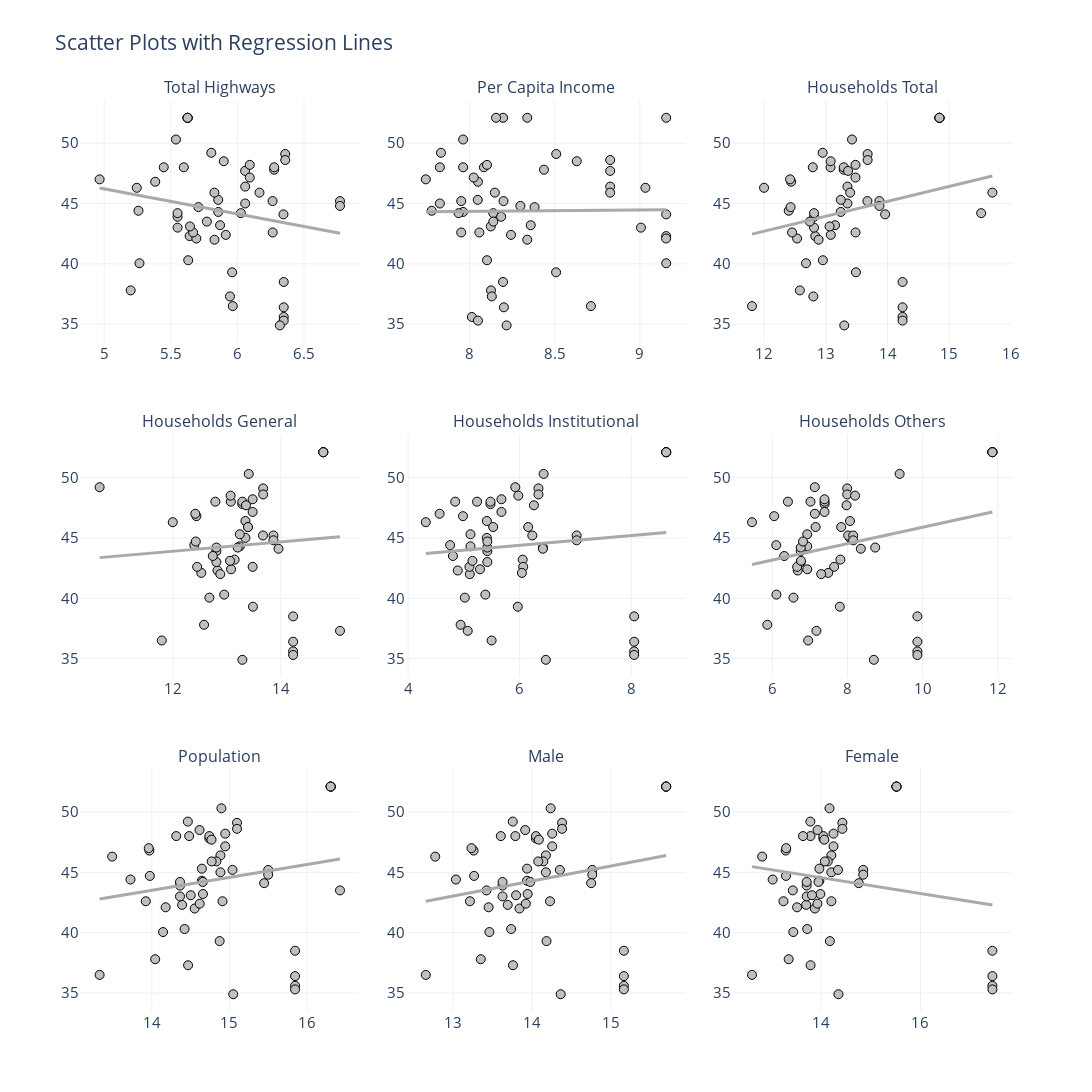

Notebook code for this chart:
### Code cell
from plotly.subplots import make_subplots

rows, cols = 3, 3

# Create subplots
fig = make_subplots(rows=rows, cols=cols, subplot_titles=road_and_household_data_selected_columns,
                    horizontal_spacing=0.05,  # Reduce horizontal spacing
                    vertical_spacing=0.1)

# Loop through each column and add scatter plots
for i, col in enumerate(road_and_household_data_selected_columns):
    # print("i ",i,col)
    row = i // cols + 1
    col_num = i % cols + 1

    # Create scatter plot with regression line
    scatter_fig = px.scatter(
        # x=road_and_household_data[col],
        x=road_and_household_data_log_transformed[col],
        y=average_reading,
        trendline="ols",
        labels={col: col, "y": "Average Reading"},
        title=f"{col} vs Average Reading"
    )

    scatter_fig.update_traces(
        marker=dict(
            color='silver',  # White fill for the markers
            line=dict(
                color='black',  # Black border for the markers
                width=1  # Width of the border line
            ),
            size=9  # Increase marker size (you can adjust this value as needed)

        )
    )

    scatter_fig.update_traces(
        line=dict(
            color='darkgrey',  # Set the trendline color to dark blue (or any other color)
            width=3  # Increase the width of the trendline
        ),
        selector=dict(mode='lines')  # Ensure the trendline settings are applied
    )

    # Add traces to the subplots
    for trace in scatter_fig['data']:
        # print(row,col_num)
        fig.add_trace(trace, row=row, col=col_num)

# Update layout
fig.update_layout(
    title="Scatter Plots with Regression Lines",
    height=1200, width=1200,
    showlegend=False,
    template='plotly_white',
    font_size = 15
)

# Show plot
fig.show()

### Figure 1 — Plotly figure (JSON) as saved in the notebook; plotly's stock layout.template omitted (floating-point values rounded to 4 significant figures)
{"data": [{"hovertemplate": "x=%{x}<br>Average Reading=%{y}<extra></extra>", "legendgroup": "", "marker": {"color": "silver", "line": {"color": "black", "width": 1}, "size": 9, "symbol": "circle"}, "mode": "markers", "name": "", "orientation": "v", "showlegend": false, "type": "scatter", "x": [5.626, 5.626, 5.626, 5.626, 5.87, 6.059, 6.059, 5.642, 6.264, 6.348, 6.348, 6.348, 6.348, 6.771, 6.771, 6.265, 5.804, 5.692, 5.828, 6.277, 6.277, 5.856, 5.856, 5.828, 5.257, 5.966, 6.026, 5.598, 5.551, 5.551, 5.551, 5.199, 5.383, 5.944, 6.346, 6.359, 6.359, 5.245, 5.539, 5.898, 5.447, 5.913, 4.966, 6.166, 5.668, 6.058, 5.961, 5.631, 5.644, 6.093, 6.093, 5.771, 6.319, 5.265, 5.707], "xaxis": "x", "y": [52.1, 52.1, 52.1, 52.1, 43.2, 46.4, 45.0, 42.3, 45.2, 36.4, 35.6, 38.5, 35.3, 45.2, 44.8, 42.6, 49.2, 42.1, 42.0, 47.8, 48.0, 44.3, 45.3, 45.9, 44.4, 36.5, 44.2, 48.0, 43.0, 43.9, 44.2, 37.8, 46.8, 37.3, 44.1, 49.1, 48.6, 46.3, 50.3, 48.5, 48.0, 42.4, 47.0, 45.9, 42.6, 47.7, 39.3, 40.3, 43.1, 48.2, 47.15, 43.5, 34.9, 40.05, 44.7], "yaxis": "y"}, {"hovertemplate": "<b>OLS trendline</b><br>y = -2.07679 * x + 56.6023<br>R<sup>2</sup>=0.033482<br><br>x=%{x}<br>Average Reading=%{y} <b>(trend)</b><extra></extra>", "legendgroup": "", "line": {"color": "darkgrey", "width": 3}, "marker": {"color": "silver", "line": {"color": "black", "width": 1}, "size": 9, "symbol": "circle"}, "mode": "lines", "name": "", "showlegend": false, "type": "scatter", "x": [4.966, 5.199, 5.245, 5.257, 5.265, 5.383, 5.447, 5.539, 5.551, 5.551, 5.551, 5.598, 5.626, 5.626, 5.626, 5.626, 5.631, 5.642, 5.644, 5.668, 5.692, 5.707, 5.771, 5.804, 5.828, 5.828, 5.856, 5.856, 5.87, 5.898, 5.913, 5.944, 5.961, 5.966, 6.026, 6.058, 6.059, 6.059, 6.093, 6.093, 6.166, 6.264, 6.265, 6.277, 6.277, 6.319, 6.346, 6.348, 6.348, 6.348, 6.348, 6.359, 6.359, 6.771, 6.771], "xaxis": "x", "y": [46.29, 45.8, 45.71, 45.68, 45.67, 45.42, 45.29, 45.1, 45.07, 45.07, 45.07, 44.98, 44.92, 44.92, 44.92, 44.92, 44.91, 44.89, 44.88, 44.83, 44.78, 44.75, 44.62, 44.55, 44.5, 44.5, 44.44, 44.44, 44.41, 44.35, 44.32, 44.26, 44.22, 44.21, 44.09, 44.02, 44.02, 44.02, 43.95, 43.95, 43.8, 43.59, 43.59, 43.57, 43.57, 43.48, 43.42, 43.42, 43.42, 43.42, 43.42, 43.4, 43.4, 42.54, 42.54], "yaxis": "y"}, {"hovertemplate": "x=%{x}<br>Average Reading=%{y}<extra></extra>", "legendgroup": "", "marker": {"color": "silver", "line": {"color": "black", "width": 1}, "size": 9, "symbol": "circle"}, "mode": "markers", "name": "", "orientation": "v", "showlegend": false, "type": "scatter", "x": [9.154, 8.197, 8.339, 8.155, 8.359, 8.826, 7.826, 9.154, 8.2, 8.202, 8.014, 8.197, 8.049, 7.951, 8.299, 8.058, 7.832, 9.154, 8.339, 8.437, 7.826, 7.962, 8.048, 8.149, 7.778, 8.713, 8.139, 8.084, 9.006, 8.186, 7.936, 8.126, 8.049, 8.131, 9.154, 8.509, 8.826, 9.032, 7.962, 8.629, 7.962, 8.243, 7.743, 8.826, 7.951, 8.826, 8.508, 8.102, 8.125, 8.102, 8.025, 8.139, 8.217, 9.154, 8.382], "xaxis": "x2", "y": [52.1, 52.1, 52.1, 52.1, 43.2, 46.4, 45.0, 42.3, 45.2, 36.4, 35.6, 38.5, 35.3, 45.2, 44.8, 42.6, 49.2, 42.1, 42.0, 47.8, 48.0, 44.3, 45.3, 45.9, 44.4, 36.5, 44.2, 48.0, 43.0, 43.9, 44.2, 37.8, 46.8, 37.3, 44.1, 49.1, 48.6, 46.3, 50.3, 48.5, 48.0, 42.4, 47.0, 45.9, 42.6, 47.7, 39.3, 40.3, 43.1, 48.2, 47.15, 43.5, 34.9, 40.05, 44.7], "yaxis": "y2"}, {"hovertemplate": "<b>OLS trendline</b><br>y = 0.119807 * x + 43.3911<br>R<sup>2</sup>=0.000121<br><br>x=%{x}<br>Average Reading=%{y} <b>(trend)</b><extra></extra>", "legendgroup": "", "line": {"color": "darkgrey", "width": 3}, "marker": {"color": "silver", "line": {"color": "black", "width": 1}, "size": 9, "symbol": "circle"}, "mode": "lines", "name": "", "showlegend": false, "type": "scatter", "x": [7.743, 7.778, 7.826, 7.826, 7.832, 7.936, 7.951, 7.951, 7.962, 7.962, 7.962, 8.014, 8.025, 8.048, 8.049, 8.049, 8.058, 8.084, 8.102, 8.102, 8.125, 8.126, 8.131, 8.139, 8.139, 8.149, 8.155, 8.186, 8.197, 8.197, 8.2, 8.202, 8.217, 8.243, 8.299, 8.339, 8.339, 8.359, 8.382, 8.437, 8.508, 8.509, 8.629, 8.713, 8.826, 8.826, 8.826, 8.826, 9.006, 9.032, 9.154, 9.154, 9.154, 9.154, 9.154], "xaxis": "x2", "y": [44.32, 44.32, 44.33, 44.33, 44.33, 44.34, 44.34, 44.34, 44.35, 44.35, 44.35, 44.35, 44.35, 44.36, 44.36, 44.36, 44.36, 44.36, 44.36, 44.36, 44.36, 44.36, 44.37, 44.37, 44.37, 44.37, 44.37, 44.37, 44.37, 44.37, 44.37, 44.37, 44.38, 44.38, 44.39, 44.39, 44.39, 44.39, 44.4, 44.4, 44.41, 44.41, 44.43, 44.43, 44.45, 44.45, 44.45, 44.45, 44.47, 44.47, 44.49, 44.49, 44.49, 44.49, 44.49], "yaxis": "y2"}, {"hovertemplate": "x=%{x}<br>Average Reading=%{y}<extra></extra>", "legendgroup": "", "marker": {"color": "silver", "line": {"color": "black", "width": 1}, "size": 9, "symbol": "circle"}, "mode": "markers", "name": "", "orientation": "v", "showlegend": false, "type": "scatter", "x": [14.84, 14.84, 14.84, 14.84, 13.15, 13.35, 13.35, 12.83, 13.67, 14.24, 14.24, 14.24, 14.24, 13.87, 13.87, 13.48, 12.95, 12.53, 12.88, 13.29, 13.29, 13.24, 13.24, 15.7, 12.4, 11.8, 15.52, 13.08, 12.81, 12.81, 12.81, 12.58, 12.44, 12.8, 13.96, 13.68, 13.68, 12.0, 13.42, 13.08, 12.79, 13.08, 12.42, 13.39, 12.45, 13.36, 13.49, 12.95, 13.06, 13.48, 13.48, 12.74, 13.3, 12.68, 12.43], "xaxis": "x3", "y": [52.1, 52.1, 52.1, 52.1, 43.2, 46.4, 45.0, 42.3, 45.2, 36.4, 35.6, 38.5, 35.3, 45.2, 44.8, 42.6, 49.2, 42.1, 42.0, 47.8, 48.0, 44.3, 45.3, 45.9, 44.4, 36.5, 44.2, 48.0, 43.0, 43.9, 44.2, 37.8, 46.8, 37.3, 44.1, 49.1, 48.6, 46.3, 50.3, 48.5, 48.0, 42.4, 47.0, 45.9, 42.6, 47.7, 39.3, 40.3, 43.1, 48.2, 47.15, 43.5, 34.9, 40.05, 44.7], "yaxis": "y3"}, {"hovertemplate": "<b>OLS trendline</b><br>y = 1.23585 * x + 27.8725<br>R<sup>2</sup>=0.052927<br><br>x=%{x}<br>Average Reading=%{y} <b>(trend)</b><extra></extra>", "legendgroup": "", "line": {"color": "darkgrey", "width": 3}, "marker": {"color": "silver", "line": {"color": "black", "width": 1}, "size": 9, "symbol": "circle"}, "mode": "lines", "name": "", "showlegend": false, "type": "scatter", "x": [11.8, 12.0, 12.4, 12.42, 12.43, 12.44, 12.45, 12.53, 12.58, 12.68, 12.74, 12.79, 12.8, 12.81, 12.81, 12.81, 12.83, 12.88, 12.95, 12.95, 13.06, 13.08, 13.08, 13.08, 13.15, 13.24, 13.24, 13.29, 13.29, 13.3, 13.35, 13.35, 13.36, 13.39, 13.42, 13.48, 13.48, 13.48, 13.49, 13.67, 13.68, 13.68, 13.87, 13.87, 13.96, 14.24, 14.24, 14.24, 14.24, 14.84, 14.84, 14.84, 14.84, 15.52, 15.7], "xaxis": "x3", "y": [42.46, 42.7, 43.2, 43.22, 43.23, 43.24, 43.26, 43.36, 43.42, 43.54, 43.62, 43.68, 43.69, 43.7, 43.7, 43.7, 43.73, 43.79, 43.87, 43.88, 44.01, 44.03, 44.03, 44.04, 44.12, 44.24, 44.24, 44.3, 44.3, 44.31, 44.37, 44.37, 44.38, 44.43, 44.46, 44.53, 44.53, 44.53, 44.54, 44.77, 44.77, 44.77, 45.01, 45.01, 45.13, 45.47, 45.47, 45.47, 45.47, 46.21, 46.21, 46.21, 46.21, 47.05, 47.27], "yaxis": "y3"}, {"hovertemplate": "x=%{x}<br>Average Reading=%{y}<extra></extra>", "legendgroup": "", "marker": {"color": "silver", "line": {"color": "black", "width": 1}, "size": 9, "symbol": "circle"}, "mode": "markers", "name": "", "orientation": "v", "showlegend": false, "type": "scatter", "x": [14.79, 14.79, 14.79, 14.79, 13.14, 13.34, 13.34, 12.83, 13.67, 14.23, 14.23, 14.23, 14.23, 13.86, 13.86, 13.48, 10.64, 12.53, 12.88, 13.29, 13.29, 13.24, 13.24, 13.39, 12.4, 11.79, 13.2, 13.07, 12.81, 12.81, 12.81, 12.58, 12.44, 15.1, 13.96, 13.67, 13.67, 12.0, 13.4, 13.07, 12.79, 13.08, 12.42, 13.39, 12.45, 13.35, 13.48, 12.95, 13.06, 13.48, 13.48, 12.74, 13.29, 12.68, 12.42], "xaxis": "x4", "y": [52.1, 52.1, 52.1, 52.1, 43.2, 46.4, 45.0, 42.3, 45.2, 36.4, 35.6, 38.5, 35.3, 45.2, 44.8, 42.6, 49.2, 42.1, 42.0, 47.8, 48.0, 44.3, 45.3, 45.9, 44.4, 36.5, 44.2, 48.0, 43.0, 43.9, 44.2, 37.8, 46.8, 37.3, 44.1, 49.1, 48.6, 46.3, 50.3, 48.5, 48.0, 42.4, 47.0, 45.9, 42.6, 47.7, 39.3, 40.3, 43.1, 48.2, 47.15, 43.5, 34.9, 40.05, 44.7], "yaxis": "y4"}, {"hovertemplate": "<b>OLS trendline</b><br>y = 0.38864 * x + 39.2298<br>R<sup>2</sup>=0.005058<br><br>x=%{x}<br>Average Reading=%{y} <b>(trend)</b><extra></extra>", "legendgroup": "", "line": {"color": "darkgrey", "width": 3}, "marker": {"color": "silver", "line": {"color": "black", "width": 1}, "size": 9, "symbol": "circle"}, "mode": "lines", "name": "", "showlegend": false, "type": "scatter", "x": [10.64, 11.79, 12.0, 12.4, 12.42, 12.42, 12.44, 12.45, 12.53, 12.58, 12.68, 12.74, 12.79, 12.81, 12.81, 12.81, 12.83, 12.88, 12.95, 13.06, 13.07, 13.07, 13.08, 13.14, 13.2, 13.24, 13.24, 13.29, 13.29, 13.29, 13.34, 13.34, 13.35, 13.39, 13.39, 13.4, 13.48, 13.48, 13.48, 13.48, 13.67, 13.67, 13.67, 13.86, 13.86, 13.96, 14.23, 14.23, 14.23, 14.23, 14.79, 14.79, 14.79, 14.79, 15.1], "xaxis": "x4", "y": [43.37, 43.81, 43.89, 44.05, 44.05, 44.06, 44.06, 44.07, 44.1, 44.12, 44.16, 44.18, 44.2, 44.21, 44.21, 44.21, 44.21, 44.23, 44.26, 44.3, 44.31, 44.31, 44.31, 44.34, 44.36, 44.38, 44.38, 44.39, 44.39, 44.39, 44.42, 44.42, 44.42, 44.43, 44.43, 44.44, 44.47, 44.47, 44.47, 44.47, 44.54, 44.54, 44.54, 44.62, 44.62, 44.65, 44.76, 44.76, 44.76, 44.76, 44.98, 44.98, 44.98, 44.98, 45.1], "yaxis": "y4"}, {"hovertemplate": "x=%{x}<br>Average Reading=%{y}<extra></extra>", "legendgroup": "", "marker": {"color": "silver", "line": {"color": "black", "width": 1}, "size": 9, "symbol": "circle"}, "mode": "markers", "name": "", "orientation": "v", "showlegend": false, "type": "scatter", "x": [8.627, 8.627, 8.627, 8.627, 6.054, 5.412, 5.412, 4.89, 6.227, 8.053, 8.053, 8.053, 8.053, 7.022, 7.022, 6.064, 5.922, 6.04, 5.106, 5.476, 5.476, 5.118, 5.118, 6.153, 4.754, 5.497, 6.418, 5.236, 5.421, 5.421, 5.421, 4.942, 4.984, 5.069, 6.417, 6.337, 6.337, 4.317, 6.43, 5.976, 4.844, 5.288, 4.564, 5.525, 5.1, 6.256, 5.966, 5.384, 5.153, 5.673, 5.673, 4.804, 6.469, 5.017, 5.421], "xaxis": "x5", "y": [52.1, 52.1, 52.1, 52.1, 43.2, 46.4, 45.0, 42.3, 45.2, 36.4, 35.6, 38.5, 35.3, 45.2, 44.8, 42.6, 49.2, 42.1, 42.0, 47.8, 48.0, 44.3, 45.3, 45.9, 44.4, 36.5, 44.2, 48.0, 43.0, 43.9, 44.2, 37.8, 46.8, 37.3, 44.1, 49.1, 48.6, 46.3, 50.3, 48.5, 48.0, 42.4, 47.0, 45.9, 42.6, 47.7, 39.3, 40.3, 43.1, 48.2, 47.15, 43.5, 34.9, 40.05, 44.7], "yaxis": "y5"}, {"hovertemplate": "<b>OLS trendline</b><br>y = 0.402585 * x + 41.9766<br>R<sup>2</sup>=0.010795<br><br>x=%{x}<br>Average Reading=%{y} <b>(trend)</b><extra></extra>", "legendgroup": "", "line": {"color": "darkgrey", "width": 3}, "marker": {"color": "silver", "line": {"color": "black", "width": 1}, "size": 9, "symbol": "circle"}, "mode": "lines", "name": "", "showlegend": false, "type": "scatter", "x": [4.317, 4.564, 4.754, 4.804, 4.844, 4.89, 4.942, 4.984, 5.017, 5.069, 5.1, 5.106, 5.118, 5.118, 5.153, 5.236, 5.288, 5.384, 5.412, 5.412, 5.421, 5.421, 5.421, 5.421, 5.476, 5.476, 5.497, 5.525, 5.673, 5.673, 5.922, 5.966, 5.976, 6.04, 6.054, 6.064, 6.153, 6.227, 6.256, 6.337, 6.337, 6.417, 6.418, 6.43, 6.469, 7.022, 7.022, 8.053, 8.053, 8.053, 8.053, 8.627, 8.627, 8.627, 8.627], "xaxis": "x5", "y": [43.71, 43.81, 43.89, 43.91, 43.93, 43.95, 43.97, 43.98, 44.0, 44.02, 44.03, 44.03, 44.04, 44.04, 44.05, 44.08, 44.11, 44.14, 44.16, 44.16, 44.16, 44.16, 44.16, 44.16, 44.18, 44.18, 44.19, 44.2, 44.26, 44.26, 44.36, 44.38, 44.38, 44.41, 44.41, 44.42, 44.45, 44.48, 44.5, 44.53, 44.53, 44.56, 44.56, 44.57, 44.58, 44.8, 44.8, 45.22, 45.22, 45.22, 45.22, 45.45, 45.45, 45.45, 45.45], "yaxis": "y5"}, {"hovertemplate": "x=%{x}<br>Average Reading=%{y}<extra></extra>", "legendgroup": "", "marker": {"color": "silver", "line": {"color": "black", "width": 1}, "size": 9, "symbol": "circle"}, "mode": "markers", "name": "", "orientation": "v", "showlegend": false, "type": "scatter", "x": [11.86, 11.86, 11.86, 11.86, 7.812, 8.067, 8.067, 6.676, 8.017, 9.86, 9.86, 9.86, 9.86, 8.152, 8.152, 7.645, 7.13, 7.488, 7.301, 7.391, 7.391, 6.93, 6.93, 7.833, 6.105, 6.954, 8.737, 7.016, 6.757, 6.757, 6.757, 5.866, 6.05, 7.174, 8.355, 7.993, 7.993, 5.46, 9.388, 8.202, 6.415, 6.93, 7.132, 7.152, 6.661, 7.975, 7.796, 6.109, 6.764, 7.389, 7.389, 6.317, 8.702, 6.562, 6.817], "xaxis": "x6", "y": [52.1, 52.1, 52.1, 52.1, 43.2, 46.4, 45.0, 42.3, 45.2, 36.4, 35.6, 38.5, 35.3, 45.2, 44.8, 42.6, 49.2, 42.1, 42.0, 47.8, 48.0, 44.3, 45.3, 45.9, 44.4, 36.5, 44.2, 48.0, 43.0, 43.9, 44.2, 37.8, 46.8, 37.3, 44.1, 49.1, 48.6, 46.3, 50.3, 48.5, 48.0, 42.4, 47.0, 45.9, 42.6, 47.7, 39.3, 40.3, 43.1, 48.2, 47.15, 43.5, 34.9, 40.05, 44.7], "yaxis": "y6"}, {"hovertemplate": "<b>OLS trendline</b><br>y = 0.680345 * x + 39.0742<br>R<sup>2</sup>=0.054872<br><br>x=%{x}<br>Average Reading=%{y} <b>(trend)</b><extra></extra>", "legendgroup": "", "line": {"color": "darkgrey", "width": 3}, "marker": {"color": "silver", "line": {"color": "black", "width": 1}, "size": 9, "symbol": "circle"}, "mode": "lines", "name": "", "showlegend": false, "type": "scatter", "x": [5.46, 5.866, 6.05, 6.105, 6.109, 6.317, 6.415, 6.562, 6.661, 6.676, 6.757, 6.757, 6.757, 6.764, 6.817, 6.93, 6.93, 6.93, 6.954, 7.016, 7.13, 7.132, 7.152, 7.174, 7.301, 7.389, 7.389, 7.391, 7.391, 7.488, 7.645, 7.796, 7.812, 7.833, 7.975, 7.993, 7.993, 8.017, 8.067, 8.067, 8.152, 8.152, 8.202, 8.355, 8.702, 8.737, 9.388, 9.86, 9.86, 9.86, 9.86, 11.86, 11.86, 11.86, 11.86], "xaxis": "x6", "y": [42.79, 43.07, 43.19, 43.23, 43.23, 43.37, 43.44, 43.54, 43.61, 43.62, 43.67, 43.67, 43.67, 43.68, 43.71, 43.79, 43.79, 43.79, 43.81, 43.85, 43.93, 43.93, 43.94, 43.95, 44.04, 44.1, 44.1, 44.1, 44.1, 44.17, 44.28, 44.38, 44.39, 44.4, 44.5, 44.51, 44.51, 44.53, 44.56, 44.56, 44.62, 44.62, 44.65, 44.76, 44.99, 45.02, 45.46, 45.78, 45.78, 45.78, 45.78, 47.14, 47.14, 47.14, 47.14], "yaxis": "y6"}, {"hovertemplate": "x=%{x}<br>Average Reading=%{y}<extra></extra>", "legendgroup": "", "marker": {"color": "silver", "line": {"color": "black", "width": 1}, "size": 9, "symbol": "circle"}, "mode": "markers", "name": "", "orientation": "v", "showlegend": false, "type": "scatter", "x": [16.3, 16.3, 16.3, 16.3, 14.66, 14.88, 14.88, 14.39, 15.04, 15.85, 15.85, 15.85, 15.85, 15.5, 15.5, 14.91, 14.46, 14.18, 14.55, 14.74, 14.74, 14.65, 14.65, 14.83, 13.73, 13.33, 14.66, 14.48, 14.36, 14.36, 14.36, 14.04, 13.97, 14.47, 15.45, 15.1, 15.1, 13.49, 14.9, 14.62, 14.31, 14.62, 13.96, 14.77, 13.92, 14.77, 14.87, 14.42, 14.5, 14.95, 14.95, 16.42, 15.05, 14.14, 13.97], "xaxis": "x7", "y": [52.1, 52.1, 52.1, 52.1, 43.2, 46.4, 45.0, 42.3, 45.2, 36.4, 35.6, 38.5, 35.3, 45.2, 44.8, 42.6, 49.2, 42.1, 42.0, 47.8, 48.0, 44.3, 45.3, 45.9, 44.4, 36.5, 44.2, 48.0, 43.0, 43.9, 44.2, 37.8, 46.8, 37.3, 44.1, 49.1, 48.6, 46.3, 50.3, 48.5, 48.0, 42.4, 47.0, 45.9, 42.6, 47.7, 39.3, 40.3, 43.1, 48.2, 47.15, 43.5, 34.9, 40.05, 44.7], "yaxis": "y7"}, {"hovertemplate": "<b>OLS trendline</b><br>y = 1.06839 * x + 28.5517<br>R<sup>2</sup>=0.031009<br><br>x=%{x}<br>Average Reading=%{y} <b>(trend)</b><extra></extra>", "legendgroup": "", "line": {"color": "darkgrey", "width": 3}, "marker": {"color": "silver", "line": {"color": "black", "width": 1}, "size": 9, "symbol": "circle"}, "mode": "lines", "name": "", "showlegend": false, "type": "scatter", "x": [13.33, 13.49, 13.73, 13.92, 13.96, 13.97, 13.97, 14.04, 14.14, 14.18, 14.31, 14.36, 14.36, 14.36, 14.39, 14.42, 14.46, 14.47, 14.48, 14.5, 14.55, 14.62, 14.62, 14.65, 14.65, 14.66, 14.66, 14.74, 14.74, 14.77, 14.77, 14.83, 14.87, 14.88, 14.88, 14.9, 14.91, 14.95, 14.95, 15.04, 15.05, 15.1, 15.1, 15.45, 15.5, 15.5, 15.85, 15.85, 15.85, 15.85, 16.3, 16.3, 16.3, 16.3, 16.42], "xaxis": "x7", "y": [42.79, 42.96, 43.22, 43.43, 43.47, 43.48, 43.48, 43.56, 43.66, 43.7, 43.85, 43.9, 43.9, 43.9, 43.93, 43.96, 44.0, 44.01, 44.02, 44.04, 44.1, 44.17, 44.17, 44.2, 44.2, 44.21, 44.21, 44.3, 44.3, 44.33, 44.33, 44.4, 44.44, 44.45, 44.45, 44.47, 44.48, 44.52, 44.52, 44.62, 44.63, 44.68, 44.68, 45.05, 45.11, 45.11, 45.48, 45.48, 45.48, 45.48, 45.97, 45.97, 45.97, 45.97, 46.1], "yaxis": "y7"}, {"hovertemplate": "x=%{x}<br>Average Reading=%{y}<extra></extra>", "legendgroup": "", "marker": {"color": "silver", "line": {"color": "black", "width": 1}, "size": 9, "symbol": "circle"}, "mode": "markers", "name": "", "orientation": "v", "showlegend": false, "type": "scatter", "x": [15.7, 15.7, 15.7, 15.7, 13.94, 14.17, 14.17, 13.69, 14.35, 15.16, 15.16, 15.16, 15.16, 14.76, 14.76, 14.23, 13.76, 13.45, 13.84, 14.05, 14.05, 13.94, 13.94, 14.14, 13.04, 12.66, 13.98, 13.79, 13.63, 13.63, 13.63, 13.35, 13.26, 13.76, 14.75, 14.38, 14.38, 12.78, 14.24, 13.91, 13.61, 13.92, 13.23, 14.08, 13.21, 14.09, 14.18, 13.74, 13.8, 14.25, 14.25, 13.42, 14.36, 13.46, 13.27], "xaxis": "x8", "y": [52.1, 52.1, 52.1, 52.1, 43.2, 46.4, 45.0, 42.3, 45.2, 36.4, 35.6, 38.5, 35.3, 45.2, 44.8, 42.6, 49.2, 42.1, 42.0, 47.8, 48.0, 44.3, 45.3, 45.9, 44.4, 36.5, 44.2, 48.0, 43.0, 43.9, 44.2, 37.8, 46.8, 37.3, 44.1, 49.1, 48.6, 46.3, 50.3, 48.5, 48.0, 42.4, 47.0, 45.9, 42.6, 47.7, 39.3, 40.3, 43.1, 48.2, 47.15, 43.5, 34.9, 40.05, 44.7], "yaxis": "y8"}, {"hovertemplate": "<b>OLS trendline</b><br>y = 1.24696 * x + 26.8235<br>R<sup>2</sup>=0.040964<br><br>x=%{x}<br>Average Reading=%{y} <b>(trend)</b><extra></extra>", "legendgroup": "", "line": {"color": "darkgrey", "width": 3}, "marker": {"color": "silver", "line": {"color": "black", "width": 1}, "size": 9, "symbol": "circle"}, "mode": "lines", "name": "", "showlegend": false, "type": "scatter", "x": [12.66, 12.78, 13.04, 13.21, 13.23, 13.26, 13.27, 13.35, 13.42, 13.45, 13.46, 13.61, 13.63, 13.63, 13.63, 13.69, 13.74, 13.76, 13.76, 13.79, 13.8, 13.84, 13.91, 13.92, 13.94, 13.94, 13.94, 13.98, 14.05, 14.05, 14.08, 14.09, 14.14, 14.17, 14.17, 14.18, 14.23, 14.24, 14.25, 14.25, 14.35, 14.36, 14.38, 14.38, 14.75, 14.76, 14.76, 15.16, 15.16, 15.16, 15.16, 15.7, 15.7, 15.7, 15.7], "xaxis": "x8", "y": [42.61, 42.75, 43.08, 43.3, 43.33, 43.36, 43.37, 43.47, 43.56, 43.6, 43.61, 43.79, 43.82, 43.82, 43.82, 43.9, 43.95, 43.98, 43.98, 44.02, 44.03, 44.08, 44.17, 44.18, 44.2, 44.2, 44.21, 44.25, 44.34, 44.34, 44.38, 44.39, 44.46, 44.5, 44.5, 44.51, 44.56, 44.57, 44.6, 44.6, 44.72, 44.73, 44.75, 44.75, 45.21, 45.23, 45.23, 45.73, 45.73, 45.73, 45.73, 46.4, 46.4, 46.4, 46.4], "yaxis": "y8"}, {"hovertemplate": "x=%{x}<br>Average Reading=%{y}<extra></extra>", "legendgroup": "", "marker": {"color": "silver", "line": {"color": "black", "width": 1}, "size": 9, "symbol": "circle"}, "mode": "markers", "name": "", "orientation": "v", "showlegend": false, "type": "scatter", "x": [15.52, 15.52, 15.52, 15.52, 13.99, 14.21, 14.21, 13.7, 14.34, 17.45, 17.45, 17.45, 17.45, 14.85, 14.85, 14.21, 13.79, 13.52, 13.88, 14.05, 14.05, 13.97, 13.97, 14.14, 13.03, 12.61, 13.95, 13.79, 13.71, 13.71, 13.71, 13.35, 13.29, 13.79, 14.76, 14.43, 14.43, 12.82, 14.17, 13.93, 13.64, 13.93, 13.3, 14.08, 13.24, 14.07, 14.18, 13.72, 13.82, 14.25, 14.25, 13.43, 14.35, 13.44, 13.3], "xaxis": "x9", "y": [52.1, 52.1, 52.1, 52.1, 43.2, 46.4, 45.0, 42.3, 45.2, 36.4, 35.6, 38.5, 35.3, 45.2, 44.8, 42.6, 49.2, 42.1, 42.0, 47.8, 48.0, 44.3, 45.3, 45.9, 44.4, 36.5, 44.2, 48.0, 43.0, 43.9, 44.2, 37.8, 46.8, 37.3, 44.1, 49.1, 48.6, 46.3, 50.3, 48.5, 48.0, 42.4, 47.0, 45.9, 42.6, 47.7, 39.3, 40.3, 43.1, 48.2, 47.15, 43.5, 34.9, 40.05, 44.7], "yaxis": "y9"}, {"hovertemplate": "<b>OLS trendline</b><br>y = -0.6589 * x + 53.78<br>R<sup>2</sup>=0.026377<br><br>x=%{x}<br>Average Reading=%{y} <b>(trend)</b><extra></extra>", "legendgroup": "", "line": {"color": "darkgrey", "width": 3}, "marker": {"color": "silver", "line": {"color": "black", "width": 1}, "size": 9, "symbol": "circle"}, "mode": "lines", "name": "", "showlegend": false, "type": "scatter", "x": [12.61, 12.82, 13.03, 13.24, 13.29, 13.3, 13.3, 13.35, 13.43, 13.44, 13.52, 13.64, 13.7, 13.71, 13.71, 13.71, 13.72, 13.79, 13.79, 13.79, 13.82, 13.88, 13.93, 13.93, 13.95, 13.97, 13.97, 13.99, 14.05, 14.05, 14.07, 14.08, 14.14, 14.17, 14.18, 14.21, 14.21, 14.21, 14.25, 14.25, 14.34, 14.35, 14.43, 14.43, 14.76, 14.85, 14.85, 15.52, 15.52, 15.52, 15.52, 17.45, 17.45, 17.45, 17.45], "xaxis": "x9", "y": [45.47, 45.34, 45.2, 45.05, 45.02, 45.02, 45.02, 44.98, 44.93, 44.92, 44.87, 44.79, 44.75, 44.75, 44.75, 44.75, 44.74, 44.7, 44.69, 44.69, 44.67, 44.64, 44.6, 44.6, 44.59, 44.58, 44.58, 44.56, 44.52, 44.52, 44.51, 44.5, 44.47, 44.44, 44.44, 44.42, 44.42, 44.42, 44.39, 44.39, 44.33, 44.32, 44.27, 44.27, 44.05, 44.0, 44.0, 43.56, 43.56, 43.56, 43.56, 42.28, 42.28, 42.28, 42.28], "yaxis": "y9"}], "layout": {"annotations": [{"font": {"size": 16}, "showarrow": false, "text": "Total Highways", "x": 0.15, "xanchor": "center", "xref": "paper", "y": 1.0, "yanchor": "bottom", "yref": "paper"}, {"font": {"size": 16}, "showarrow": false, "text": "Per Capita Income", "x": 0.5, "xanchor": "center", "xref": "paper", "y": 1.0, "yanchor": "bottom", "yref": "paper"}, {"font": {"size": 16}, "showarrow": false, "text": "Households Total", "x": 0.85, "xanchor": "center", "xref": "paper", "y": 1.0, "yanchor": "bottom", "yref": "paper"}, {"font": {"size": 16}, "showarrow": false, "text": "Households General", "x": 0.15, "xanchor": "center", "xref": "paper", "y": 0.6333, "yanchor": "bottom", "yref": "paper"}, {"font": {"size": 16}, "showarrow": false, "text": "Households Institutional", "x": 0.5, "xanchor": "center", "xref": "paper", "y": 0.6333, "yanchor": "bottom", "yref": "paper"}, {"font": {"size": 16}, "showarrow": false, "text": "Households Others", "x": 0.85, "xanchor": "center", "xref": "paper", "y": 0.6333, "yanchor": "bottom", "yref": "paper"}, {"font": {"size": 16}, "showarrow": false, "text": "Population", "x": 0.15, "xanchor": "center", "xref": "paper", "y": 0.2667, "yanchor": "bottom", "yref": "paper"}, {"font": {"size": 16}, "showarrow": false, "text": "Male", "x": 0.5, "xanchor": "center", "xref": "paper", "y": 0.2667, "yanchor": "bottom", "yref": "paper"}, {"font": {"size": 16}, "showarrow": false, "text": "Female", "x": 0.85, "xanchor": "center", "xref": "paper", "y": 0.2667, "yanchor": "bottom", "yref": "paper"}], "font": {"size": 15}, "height": 1200, "showlegend": false, "title": {"text": "Scatter Plots with Regression Lines"}, "width": 1200, "xaxis": {"anchor": "y", "domain": [0.0, 0.3]}, "xaxis2": {"anchor": "y2", "domain": [0.35, 0.65]}, "xaxis3": {"anchor": "y3", "domain": [0.7, 1.0]}, "xaxis4": {"anchor": "y4", "domain": [0.0, 0.3]}, "xaxis5": {"anchor": "y5", "domain": [0.35, 0.65]}, "xaxis6": {"anchor": "y6", "domain": [0.7, 1.0]}, "xaxis7": {"anchor": "y7", "domain": [0.0, 0.3]}, "xaxis8": {"anchor": "y8", "domain": [0.35, 0.65]}, "xaxis9": {"anchor": "y9", "domain": [0.7, 1.0]}, "yaxis": {"anchor": "x", "domain": [0.7333, 1.0]}, "yaxis2": {"anchor": "x2", "domain": [0.7333, 1.0]}, "yaxis3": {"anchor": "x3", "domain": [0.7333, 1.0]}, "yaxis4": {"anchor": "x4", "domain": [0.3667, 0.6333]}, "yaxis5": {"anchor": "x5", "domain": [0.3667, 0.6333]}, "yaxis6": {"anchor": "x6", "domain": [0.3667, 0.6333]}, "yaxis7": {"anchor": "x7", "domain": [0.0, 0.2667]}, "yaxis8": {"anchor": "x8", "domain": [0.0, 0.2667]}, "yaxis9": {"anchor": "x9", "domain": [0.0, 0.2667]}}}
